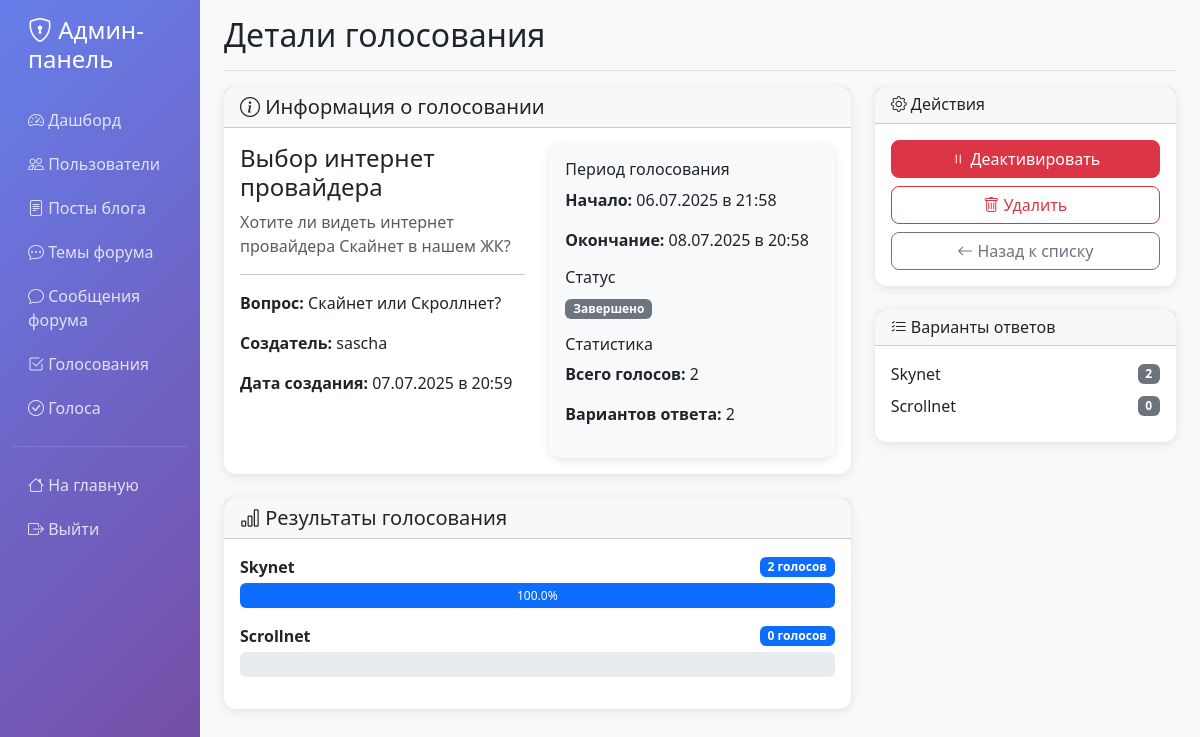
Screenshot of /admin/votings/1 (signed in) with the database file from the repository.
### model/db_models.py (models this page shows, shortened)
class Voting(db.Model):
    id = db.Column(db.Integer, primary_key=True)
    title = db.Column(db.String(200), nullable=False)
    description = db.Column(db.Text, nullable=False)
    question = db.Column(db.String(500), nullable=False)
    start_date = db.Column(db.DateTime, nullable=False)
    end_date = db.Column(db.DateTime, nullable=False)
    is_active = db.Column(db.Boolean, default=True)
    created_by = db.Column(db.Integer, db.ForeignKey('user.id'), nullable=False)
    created_at = db.Column(db.DateTime, default=datetime.utcnow)
    creator = db.relationship('User', backref=db.backref('created_votings', lazy=True))
    options = db.relationship('VotingOption', back_populates='voting', lazy=True, cascade='all, delete-orphan')
    votes = db.relationship('Vote', backref='voting', lazy=True, cascade='all, delete-orphan')
    def get_results(self):
        results = {}
        total_votes = 0
        for option in self.options:
            vote_count = Vote.query.filter_by(voting_id=self.id, option_id=option.id).count()
            results[option.id] = {
                'text': option.text,
                'votes': vote_count,
                'percentage': 0
            }
            total_votes += vote_count
        if total_votes > 0:
            for option_id in results:
                results[option_id]['percentage'] = round(
                    (results[option_id]['votes'] / total_votes) * 100, 1
                )
        return results, total_votes

class User(UserMixin, db.Model):
    id = db.Column(db.Integer, primary_key=True)
    username = db.Column(db.String(80), unique=True, nullable=False)
    email = db.Column(db.String(120), unique=True, nullable=False)
    password_hash = db.Column(db.String(128))
    created_at = db.Column(db.DateTime, default=datetime.utcnow)
    is_active = db.Column(db.Boolean, default=True)
    is_admin = db.Column(db.Boolean, default=False)  # Добавлено поле для админов
    last_login = db.Column(db.DateTime, nullable=True)
    failed_login_attempts = db.Column(db.Integer, default=0)
    locked_until = db.Column(db.DateTime, nullable=True)
    password_changed_at = db.Column(db.DateTime, default=datetime.utcnow)
    require_password_change = db.Column(db.Boolean, default=False)
    telegram_enabled = db.Column(db.Boolean, default=False)
    telegram_chat_id = db.Column(db.String(50), nullable=True)
    telegram_username = db.Column(db.String(100), nullable=True)

class VotingOption(db.Model):
    id = db.Column(db.Integer, primary_key=True)
    text = db.Column(db.String(200), nullable=False)
    voting_id = db.Column(db.Integer, db.ForeignKey('voting.id', ondelete='CASCADE'), nullable=False)
    voting = db.relationship('Voting', back_populates='options')
    votes = db.relationship('Vote', back_populates='option', lazy=True, cascade='all, delete-orphan')

### admin/routes.py (the view)
@admin_bp.route('/votings/<int:voting_id>')
@login_required
@admin_required
def voting_detail(voting_id):
    voting = Voting.query.get_or_404(voting_id)
    results, total_votes = voting.get_results()
    return render_template('admin/voting_detail.html', voting=voting, results=results, total_votes=total_votes, datetime=datetime)

### admin/routes.py (called while the page is built)
def admin_required(f):
    from functools import wraps
    @wraps(f)
    def decorated_function(*args, **kwargs):
        if not current_user.is_authenticated or not getattr(current_user, 'is_admin', False):
            flash('Доступ разрешён только администраторам.', 'danger')
            return redirect(url_for('index'))
        return f(*args, **kwargs)
    return decorated_function

### admin/templates/admin/voting_detail.html (shortened to what this page needs)
{% extends 'admin/base.html' %}
{% block page_title %}Детали голосования{% endblock %}
{% block content %}
<div class="row">
  <div class="col-md-8">
    <div class="card mb-4">
      <div class="card-header">
        <h5 class="mb-0">
          <i class="bi bi-info-circle"></i>
          Информация о голосовании
        </h5>
      </div>
      <div class="card-body">
        <div class="row">
          <div class="col-md-6">
            <h4>{{ voting.title }}</h4>
            <p class="text-muted">{{ voting.description }}</p>
            <hr>
            <p><strong>Вопрос:</strong> {{ voting.question }}</p>
            <p><strong>Создатель:</strong> {{ voting.creator.username }}</p>
            <p><strong>Дата создания:</strong> {{ voting.created_at.strftime('%d.%m.%Y в %H:%M') }}</p>
          </div>
          <div class="col-md-6">
            <div class="card bg-light">
              <div class="card-body">
                <h6>Период голосования</h6>
                <p><strong>Начало:</strong> {{ voting.start_date.strftime('%d.%m.%Y в %H:%M') }}</p>
                <p><strong>Окончание:</strong> {{ voting.end_date.strftime('%d.%m.%Y в %H:%M') }}</p>
                <h6 class="mt-3">Статус</h6>
                {% set now = datetime.utcnow() %}
                {% if voting.is_active %}
                  {% if voting.start_date <= now and voting.end_date >= now %}
                    <span class="badge bg-success">Открыто</span>
                  {% elif voting.start_date > now %}
                    <span class="badge bg-info">Предстоящее</span>
                  {% else %}
                    <span class="badge bg-secondary">Завершено</span>
                  {% endif %}
                {% else %}
                  <span class="badge bg-danger">Неактивно</span>
                {% endif %}
                <h6 class="mt-3">Статистика</h6>
                <p><strong>Всего голосов:</strong> {{ total_votes }}</p>
                <p><strong>Вариантов ответа:</strong> {{ voting.options|length }}</p>
              </div>
            </div>
          </div>
        </div>
      </div>
    </div>
    <div class="card">
      <div class="card-header">
        <h5 class="mb-0">
          <i class="bi bi-bar-chart"></i>
          Результаты голосования
        </h5>
      </div>
      <div class="card-body">
        {% if results %}
          {% for option_id, result in results.items() %}
          <div class="mb-3">
            <div class="d-flex justify-content-between align-items-center mb-1">
              <strong>{{ result.text }}</strong>
              <span class="badge bg-primary">{{ result.votes }} голосов</span>
            </div>
            <div class="progress" style="height: 25px;">
              <div class="progress-bar" role="progressbar"
                   style="width: {{ result.percentage }}%;"
                   aria-valuenow="{{ result.percentage }}"
                   aria-valuemin="0"
                   aria-valuemax="100">
                {{ result.percentage }}%
              </div>
            </div>
          </div>
          {% endfor %}
        {% else %}
          <div class="text-center text-muted">
            <i class="bi bi-inbox" style="font-size: 3rem;"></i>
            <p class="mt-2">Пока нет голосов</p>
          </div>
        {% endif %}
      </div>
    </div>
  </div>
  <div class="col-md-4">
    <div class="card mb-4">
      <div class="card-header">
        <h6 class="mb-0">
          <i class="bi bi-gear"></i>
          Действия
        </h6>
      </div>
      <div class="card-body">
        <div class="d-grid gap-2">
          <form method="POST" action="{{ url_for('admin.toggle_voting_status', voting_id=voting.id) }}">
            <button type="submit" class="btn btn-{{ 'danger' if voting.is_active else 'success' }} w-100">
              <i class="bi bi-{{ 'pause' if voting.is_active else 'play' }}"></i>
              {{ 'Деактивировать' if voting.is_active else 'Активировать' }}
            </button>
          </form>
          <form method="POST" action="{{ url_for('admin.delete_voting', voting_id=voting.id) }}"
                onsubmit="return confirm('Удалить голосование \"{{ voting.title }}\"?')">
            <button type="submit" class="btn btn-outline-danger w-100">
              <i class="bi bi-trash"></i>
              Удалить
            </button>
          </form>
          <a href="{{ url_for('admin.votings') }}" class="btn btn-outline-secondary w-100">
            <i class="bi bi-arrow-left"></i>
            Назад к списку
          </a>
        </div>
      </div>
    </div>
    <div class="card">
      <div class="card-header">
        <h6 class="mb-0">
          <i class="bi bi-list-check"></i>
          Варианты ответов
        </h6>
      </div>
      <div class="card-body">
        {% for option in voting.options %}
        <div class="d-flex justify-content-between align-items-center mb-2">
          <span>{{ option.text }}</span>
          <span class="badge bg-secondary">{{ option.votes|length }}</span>
        </div>
        {% endfor %}
      </div>
    </div>
  </div>
</div>
{% endblock %}

### admin/templates/admin/base.html (style rules this page uses)
.card { border: none; box-shadow: 0 2px 10px rgba(0,0,0,0.1); border-radius: 12px; }
.btn { border-radius: 8px; font-weight: 500; }

### rows the page displays
Voting: title "Выбор интернет провайдера", description "Хотите ли видеть интернет провайдера Скайнет в нашем ЖК?", question "Скайнет или Скроллнет?", created_at "07.07.2025 в 20:59", start_date "06.07.2025 в 21:58", end_date "08.07.2025 в 20:58", is_active "Деактивировать"
User: creator.username "sascha"
VotingOption: text "Skynet", text "Skynet", votes|length "2"
VotingOption: text "Scrollnet", text "Scrollnet", votes|length "0"

### other values shown
{{ total_votes }} "2"
{{ voting.options|length }} "2"
{{ result.votes }} "2" "0"
{{ result.percentage }} "100.0"
